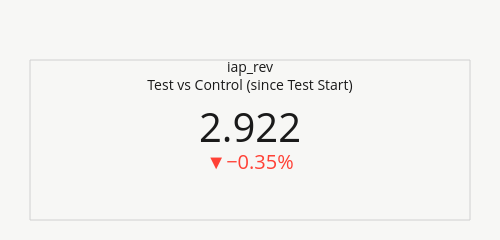
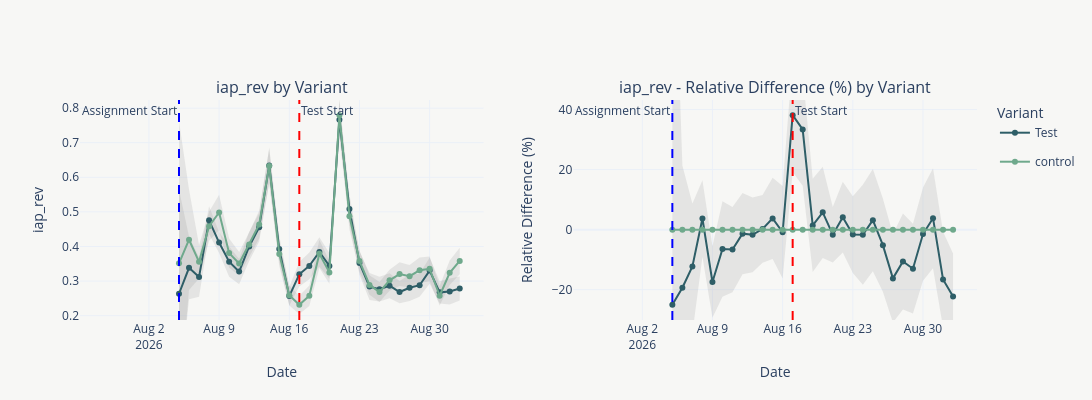
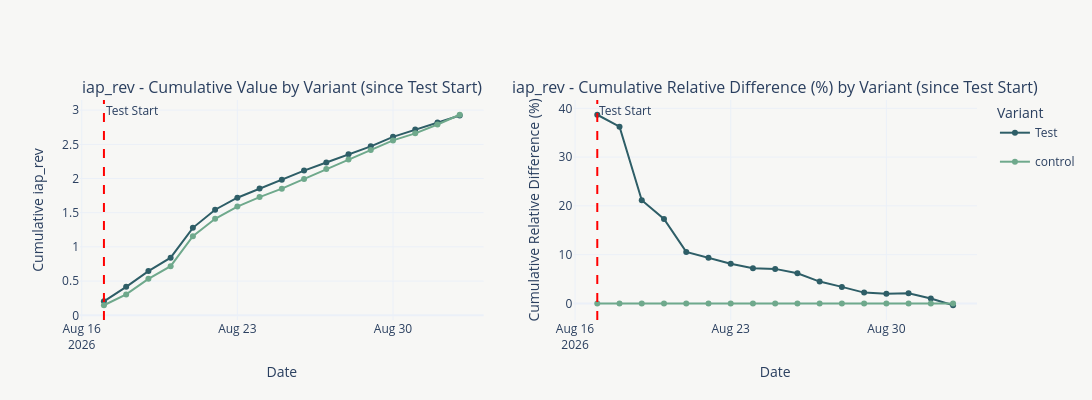

Source (notebook cell) for these figures, in order:
### Markdown cell above
### IAP Rev

### Code cell
metric = 'iap_rev'
data_metrics_agg = aggregate_metric(data_metrics, metric, 'mean', data)

plot_metric(
    data_metrics_agg, 
    metric,
    show_overall_diff=True, 
    show_value=True,
    show_rel=True, 
    show_value_cumulative=True,
    show_rel_cumulative=True,
    assignment_start_date='2026-08-05',
    test_start_date='2026-08-17',
    width=1500,
    height=400
)
